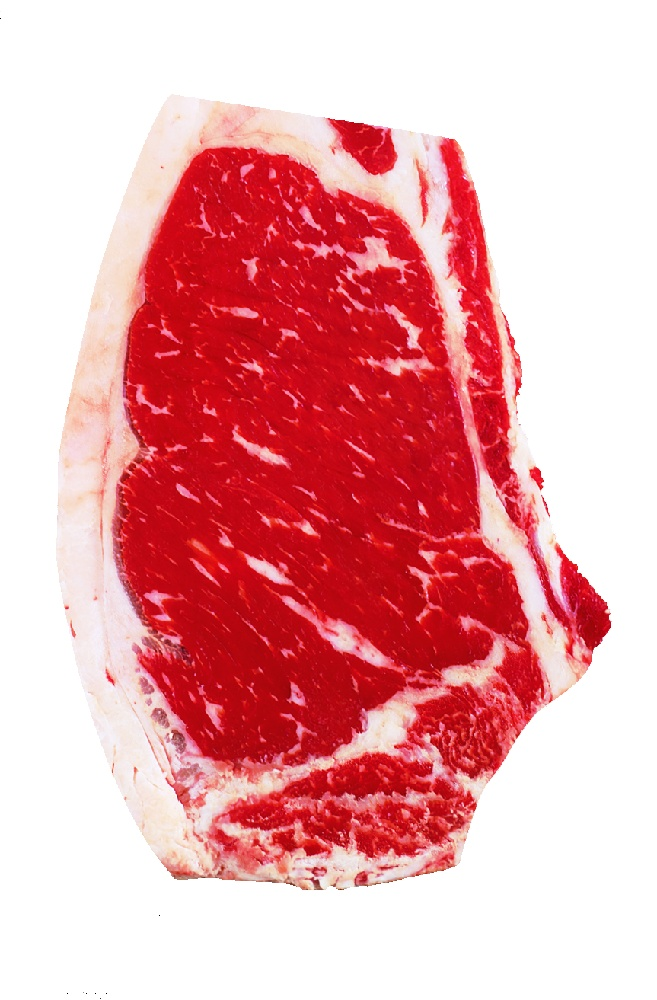
#> input picture DeepBeef/1.jpg, 657 x 1000 px, shrunk from 863 x 1313 before the run, given in place of 51.png, which was not available; the run also reads 1 picture not shown here
$ jupyter execute --allow-errors DeepBeef.ipynb
#> lines starting #> are read from the running program, lines starting #| are printed output that depends on the picture; after the words box and inside, x2 and y2 are one past the last pixel; in counts of white or black regions, pixels touching at a corner belong together; pictures that were not available may be replaced by others from this repository, and a replacement may not be noted
[cell 1]
import re    # 정규표현식 관련된 작업에 필요한 패키지
import os    # I/O 관련된 작업에 필요한 패키지
import pandas as pd     # 데이터 전처리 관련된 작업에 필요한 패키지
import numpy as np      # 데이터 array 작업에 필요한 패키지
import tensorflow as tf  # 딥러닝 관련된 작업에 필요한 패키지
import matplotlib.pyplot as plt    # 데이터 시각화에 관련된 작업에 필요한 패키지
from sklearn.model_selection import train_test_split  # 데이터 전처리에 필요한 패키지
import PIL
from PIL import Image
import glob
import cv2, sys

[cell 2]
# [58 lines left out: function crop_image, not called in this run]

#> (a cell that did not finish here is left out)

[cell 4]
file_path = os.getenv('HOME') + '/aiffel/DeepBeef/Select'
image = cv2.imread(file_path +'/51.png')
#> image is the input picture: shape (1000, 657, 3); mean B, G, R 171.2, 167, 234.8
image_gray = cv2.imread(file_path + '/51.png' ,cv2.IMREAD_GRAYSCALE)
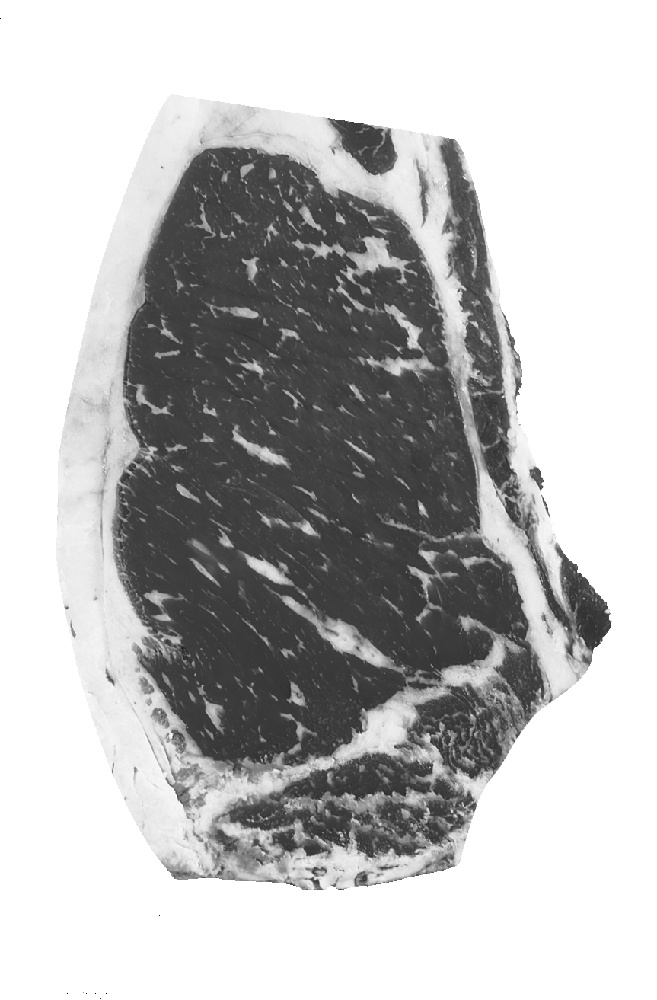
#> image_gray: shape (1000, 657); min 0, max 255, mean 187.8

if image is None:
    print("failed!")


b,g,r = cv2.split(image) ## channel 분리 함수
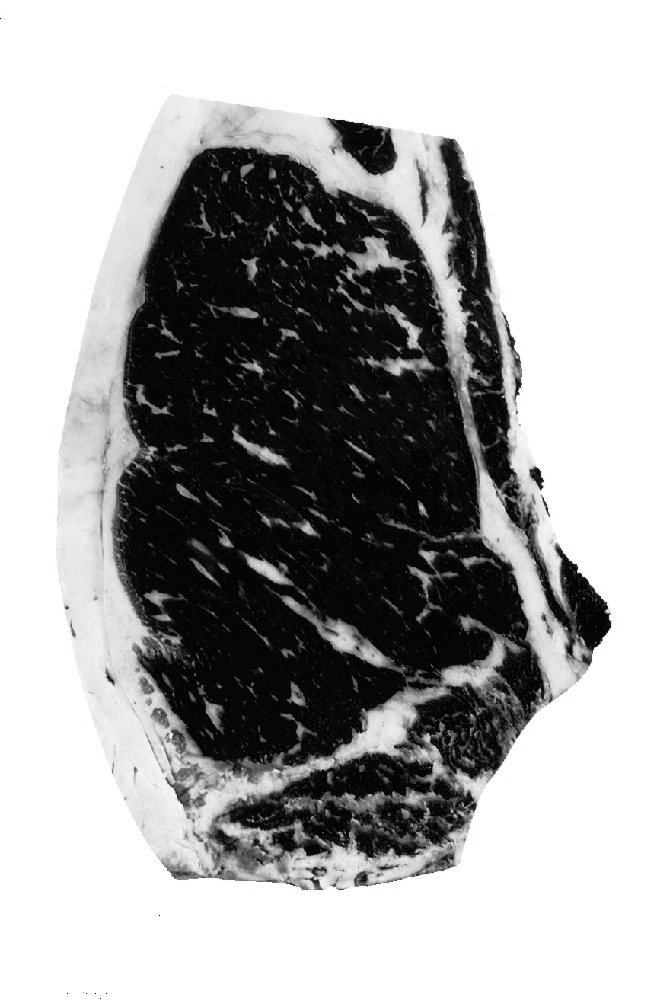
#> g: shape (1000, 657); min 0, max 255, mean 167
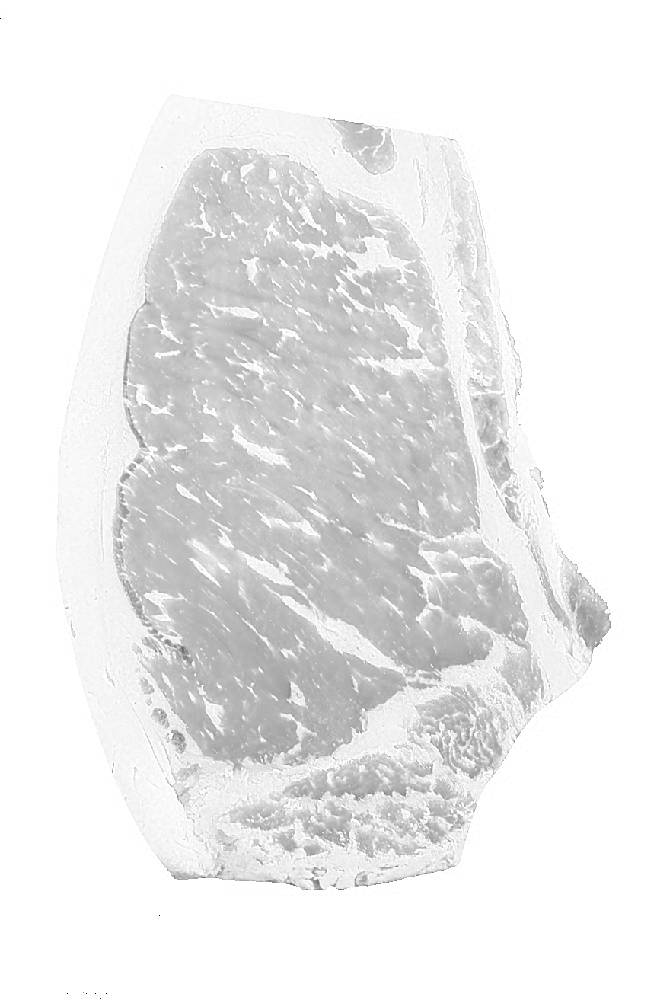
#> r: shape (1000, 657); min 0, max 255, mean 234.8
image2 = cv2.merge([r,g,b]) ## 분리된 값을 재결합

plt.imshow(image2)
plt.xticks([])
plt.yticks([])
plt.show()

[cell 5]
blur = cv2.GaussianBlur(image_gray, ksize=(3,3), sigmaX=0)
ret, thresh1 = cv2.threshold(blur, 127, 255, cv2.THRESH_BINARY)
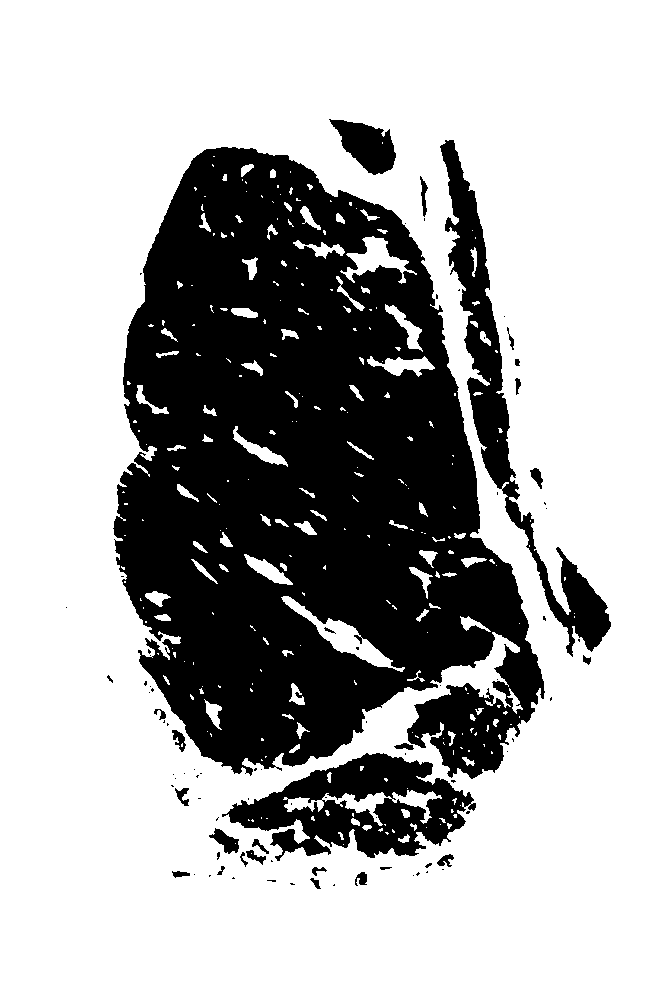
#> thresh1: shape (1000, 657); 68.5% white; 87 black regions (60 under 20 px), largest, box (x1, y1, x2, y2) and area: (113, 147, 545, 779) 175854, (222, 753, 476, 861) 13543, (440, 140, 611, 657) 13198

[cell 6]
edged = cv2.Canny(blur, 10, 250)
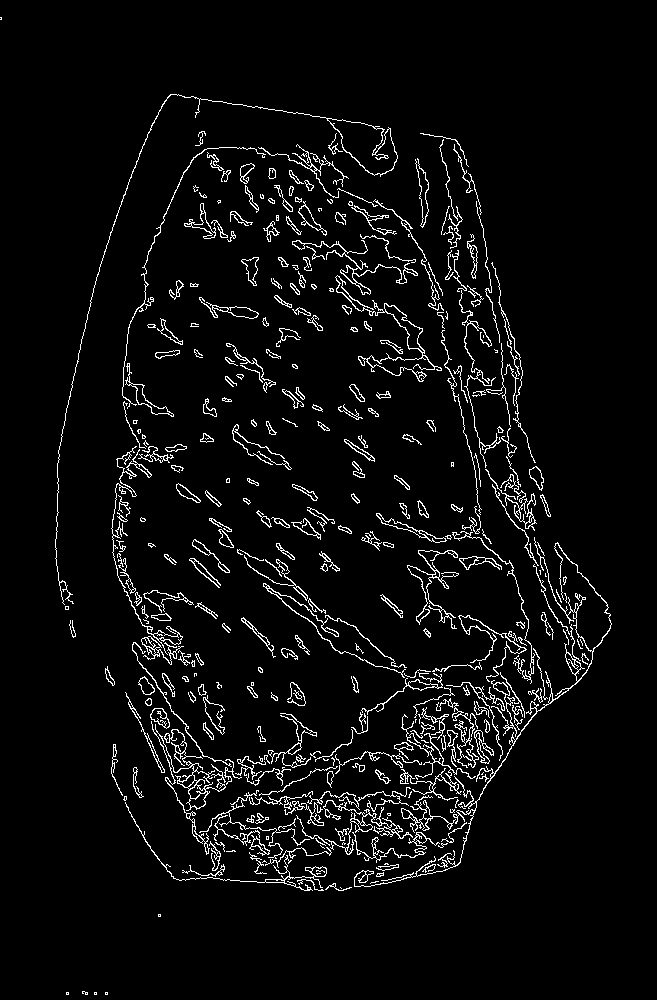
#> edged: shape (1000, 657); 4.7% white in thin lines or dots
plt.imshow(edged)
plt.xticks([])
plt.yticks([])
plt.show()
#cv2.waitKey(0)

[cell 7]
kernel = cv2.getStructuringElement(cv2.MORPH_RECT, (7,7))
closed = cv2.morphologyEx(edged, cv2.MORPH_CLOSE, kernel)
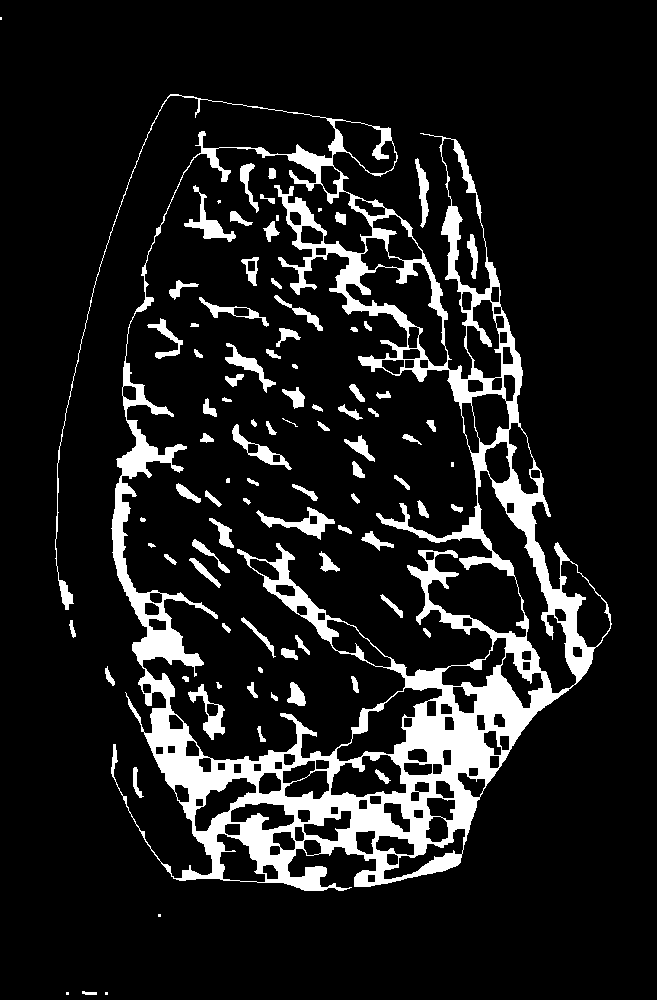
#> closed: shape (1000, 657); 11.7% white; 91 white regions (9 under 20 px)
plt.imshow(closed)

[cell 8]
contours, _ = cv2.findContours(closed.copy(),cv2.RETR_EXTERNAL, cv2.CHAIN_APPROX_SIMPLE)
#> contours = 10 contours, 4 with area under 20; largest, box (x1, y1, x2, y2) and area: (55, 94, 612, 891) 264636, (415, 158, 429, 228) 362, (133, 767, 144, 798) 100, (105, 666, 115, 686) 66, (69, 620, 76, 638) 46, (82, 991, 97, 995) 28
total = 0

[cell 9]
# 외곽선 그리는 용도. 이미지에 그리기 때문에 이 코드 적용하면 원래 이미지에
# 초록색 선 생김
contours_image = cv2.drawContours(image, contours, -1, (0,255,0), 3)
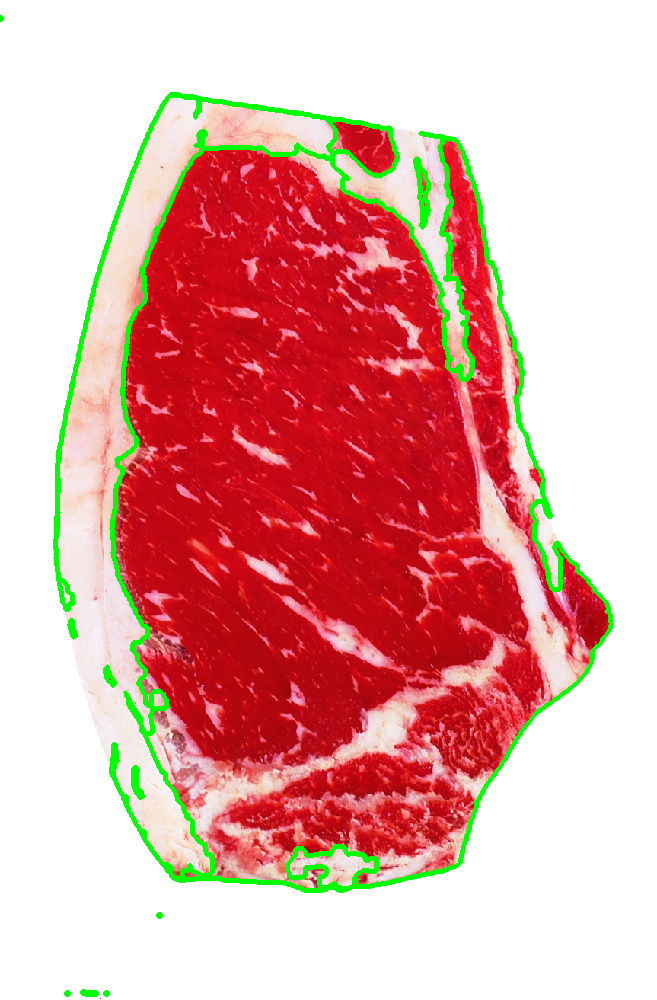
#> contours_image: shape (1000, 657, 3); mean B, G, R 165, 169.7, 226.6
plt.imshow(contours_image)
